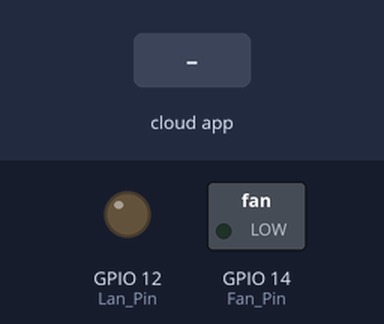
Simulated run of this sketch. Board: ESP8266 (NodeMCU). Shown: switched loads named in the sketch (green lamp = pin HIGH), output pins drawn as LEDs (lit = HIGH). The inputs (shaded band) are chosen by the test bench. WiFi joins after 1.5 s; servers stay silent unless stated; what the sketch prints to the serial monitor is not drawn.

Above: at 2.7 s.
2.8 s: the phone or cloud app sets xx to 1
At 3.6 s:
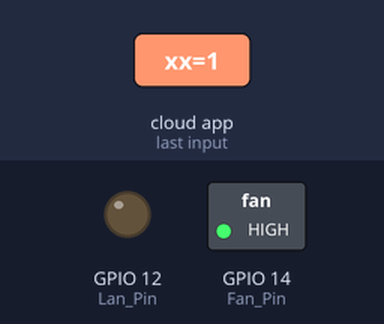
4.3 s: the phone or cloud app sets xx to 0
At 4.8 s:
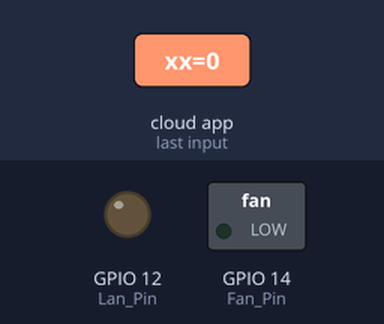
Timing chart, 0 to 7.3 s (numbered marks = the images above; inputs shaded):
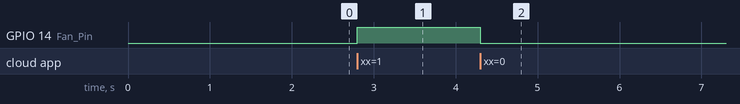

Measured:
- after the input at 2.8 s, GPIO 14 (Fan_Pin): LOW → HIGH at once
- after the input at 4.3 s, GPIO 14 (Fan_Pin): HIGH → LOW at once

The sketch:

code.ino
```cpp
#include <ESP8266WiFi.h>
#include "SinricPro.h"
#include "SinricProSwitch.h"

#define WIFI_SSID "xx"
#define WIFI_PASS "xx"

#define APP_KEY "xx"
#define APP_SECRET "xx"

// obter o id dos dispositos em https://portal.sinric.pro/device/list
#define Lan_ID "xx"
#define Lan_Pin 12 // GPIO D6
#define Fan_ID "xx"
#define Fan_Pin 14 // GPIO D5

#define BAUD_RATE 9600 // Se precisar, pode trocar o baud rate

void setupWiFi();
void setupSinricPro();
bool LanState(const String &deviceId, bool &state);
bool FanState(const String &deviceId, bool &state);

// main setup function
void setup()
{
    Serial.begin(BAUD_RATE);
    Serial.printf("\r\n\r\n");
    setupWiFi();
    setupSinricPro();
    pinMode(Lan_Pin, OUTPUT);
    pinMode(Fan_Pin, OUTPUT);
}

void loop()
{
    SinricPro.handle();
}

bool LanState(const String &deviceId, bool &state)
{
    Serial.printf("A lampada foi %s\r\n", state ? "ligada" : "desligada");
    digitalWrite(Lan_Pin, state);
    return true; // request handled properly
}

bool FanState(const String &deviceId, bool &state)
{
    Serial.printf("O ventilador foi %s\r\n", state ? "ligado" : "desligado");
    digitalWrite(Fan_Pin, state);
    return true; // request handled properly
}

// setup das conexões Wifi
void setupWiFi()
{
    Serial.printf("\r\n[Wifi]: Conectando...");
    WiFi.begin(WIFI_SSID, WIFI_PASS);

    while (WiFi.status() != WL_CONNECTED)
    {
        Serial.printf(".");
        delay(250);
    }

    Serial.printf("Conectado!\r\n[WiFi]: Endereço de IP e %s\r\n", WiFi.localIP().toString().c_str());
}

// setup das funções para o SinricPro
void setupSinricPro()
{
    // add devices and callbacks to SinricPro
    SinricProSwitch &mySwitch2 = SinricPro[Lan_ID];
    mySwitch2.onPowerState(LanState);

    SinricProSwitch &mySwitch4 = SinricPro[Fan_ID];
    mySwitch4.onPowerState(FanState);

    // setup SinricPro
    SinricPro.onConnected([]() { Serial.printf("Conectado a nuvem SinricPro\r\n"); });
    SinricPro.onDisconnected([]() { Serial.printf("Desconectado a nuvem SinricPro\r\n"); });
    SinricPro.begin(APP_KEY, APP_SECRET);
}
```
